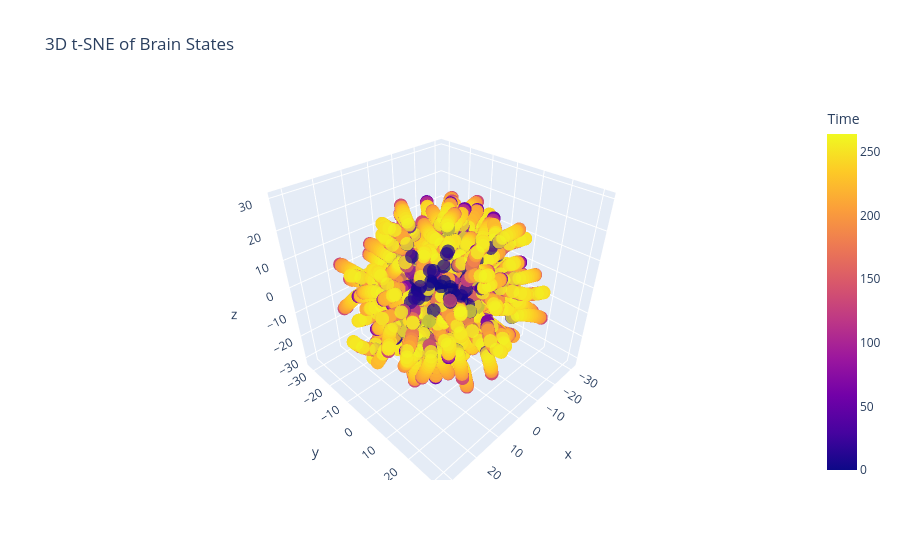

This figure's notebook cell:
### Code cell
fig.show(renderer="iframe")
fig = px.scatter_3d(tsne_df, x='x', y='y', z='z', color='Time', opacity=0.7, size_max=5, title="3D t-SNE of Brain States")
fig.show()

### Figure 1 — Plotly figure (JSON) as saved in the notebook; plotly's stock layout.template omitted (floating-point values rounded to 4 significant figures; data arrays with more than 128 entries replaced by an {"elided": "..."} marker saying what was removed)
{"data": [{"hovertemplate": "x=%{x}<br>y=%{y}<br>z=%{z}<br>Time=%{marker.color}<extra></extra>", "legendgroup": "", "marker": {"color": {"elided": "11737 float values"}, "coloraxis": "coloraxis", "opacity": 0.7, "symbol": "circle"}, "mode": "markers", "name": "", "scene": "scene", "showlegend": false, "type": "scatter3d", "x": {"elided": "11737 float values"}, "y": {"elided": "11737 float values"}, "z": {"elided": "11737 float values"}}], "layout": {"coloraxis": {"colorbar": {"title": {"text": "Time"}}, "colorscale": [[0, "#0d0887"], [0.1111, "#46039f"], [0.2222, "#7201a8"], [0.3333, "#9c179e"], [0.4444, "#bd3786"], [0.5556, "#d8576b"], [0.6667, "#ed7953"], [0.7778, "#fb9f3a"], [0.8889, "#fdca26"], [1, "#f0f921"]]}, "legend": {"tracegroupgap": 0}, "scene": {"domain": {"x": [0, 1], "y": [0, 1]}, "xaxis": {"title": {"text": "x"}}, "yaxis": {"title": {"text": "y"}}, "zaxis": {"title": {"text": "z"}}}, "title": {"text": "3D t-SNE of Brain States"}}}
